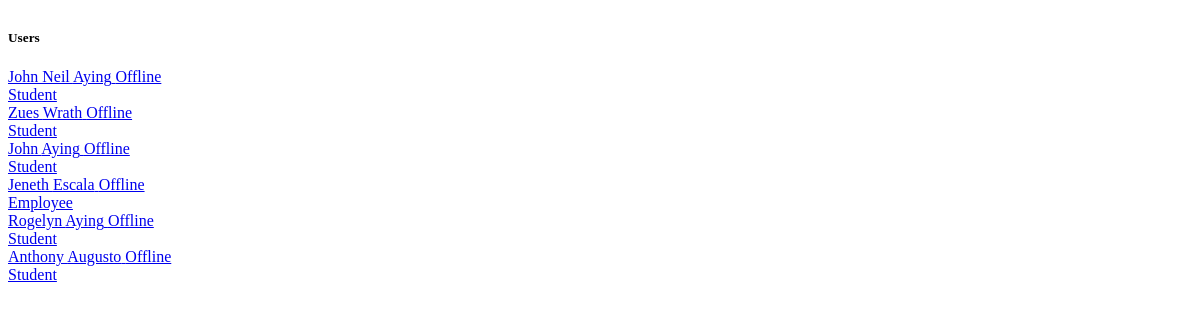
The app's page /DashboardCCSStaff/ccsavailableusers.php, older data.
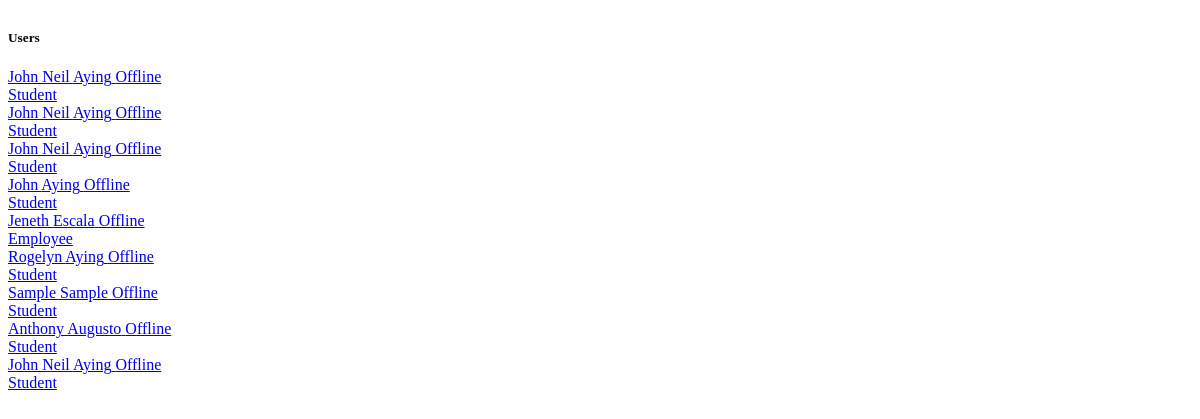
The same page, newer data.
### tables this page shows
CREATE TABLE `tblusers` (
  `id` int(11) NOT NULL,
  `addedbyid` int(11) NOT NULL,
  `usertype` varchar(50) NOT NULL,
  `fname` varchar(50) NOT NULL,
  `lname` varchar(50) NOT NULL,
  `password` varchar(50) NOT NULL,
  `online_status` enum('online','offline') DEFAULT 'offline',
  `status` varchar(20) NOT NULL,
  `email` varchar(50) NOT NULL,
  `gender` varchar(50) NOT NULL,
  `department` varchar(50) NOT NULL,
  `approveby` varchar(50) DEFAULT NULL,
  `datetimeregister` datetime DEFAULT NULL,
  `datetimeapprove` datetime DEFAULT NULL
);

### DashboardCCSStaff/ccsavailableusers.php (the view, shortened to what this page needs)
<div class="list-group" style="max-height: 600px; overflow-y: auto;">
    <h5 class="list-group-item list-group-item-action active" aria-current="true">Users</h5>
    <?php
    $offline_query = "SELECT * FROM tblusers WHERE usertype <> 'CCS Staff' AND usertype <> 'Admin'  AND usertype <> 'Dean' AND status = 'Active' AND online_status <> 'online'";
    $offline_result = mysqli_query($con, $offline_query);
    if ($offline_result && mysqli_num_rows($offline_result) > 0) {
        while ($offline_row = mysqli_fetch_assoc($offline_result)) {
            echo '<a href="ccsstaffConversation.php?sender_id=' . $offline_row['id'] . '" class="list-group-item list-group-item-action">';
            echo '<div class="d-flex w-100 justify-content-between">';
            echo '<h7 class="mb-1"><i class="fas fa-user me-1"></i> ' . $offline_row['fname'] . ' ' . $offline_row['lname'] . '</h7>';
            echo '<span class="badge bg-secondary"><i class="fas fa-circle"></i> Offline</span>';
            echo '</div>';
            echo '<h9 class="mb-1">' . $offline_row['usertype'] . '</h9>';
            echo '</a>';
        }
    } else {
        echo '<a href="#" class="list-group-item list-group-item-action">No users found.</a>';
    }
    ?>
</div>

Row changes from the older to the newer data that the page shows:
no longer on this page (row edited): tblusers: fname "Zues", lname "Wrath", usertype "Student"
now on this page (row edited): tblusers: fname "John Neil", lname "Aying", usertype "Student"
now on this page (row edited): tblusers: fname "John Neil", lname "Aying", usertype "Student"
added tblusers: fname "Sample", lname "Sample", usertype "Student"
added tblusers: fname "John Neil", lname "Aying", usertype "Student"
